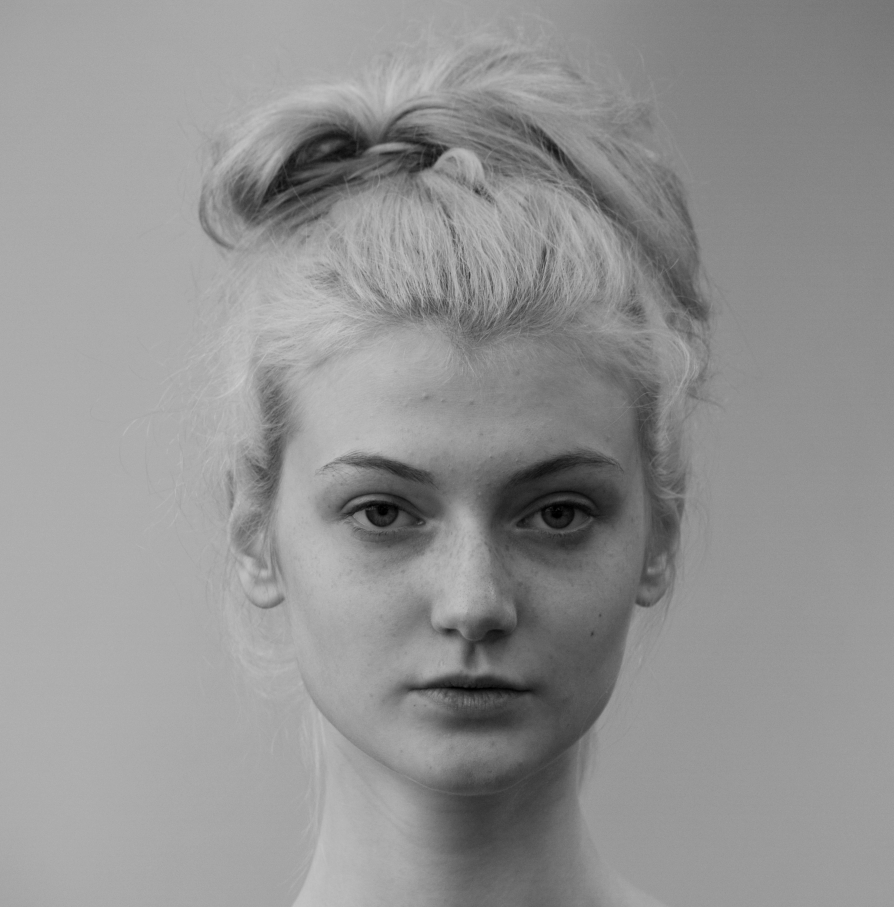
#> input picture images/portrait.jpg, 3574 x 3628 px, found by its file name (shown at 1/4 size)
$ jupyter execute L8_6GrayLevel_Dilation_Erosion.ipynb
#> lines starting #> are read from the running program, lines starting #| are printed output that depends on the picture
<a href="https://colab.research.google.com/github/ngotancuong/mse.dip/blob/main/L8_6GrayLevel_Dilation_Erosion.ipynb" target="_parent"></a>

[cell 1]
import urllib.request
import cv2
import numpy as np
import matplotlib.pyplot as plt

# load image from URL
url = 'https://raw.githubusercontent.com/ngotancuong/mse.dip/main/images/portrait.jpg'
resp = urllib.request.urlopen(url)
img = np.asarray(bytearray(resp.read()), dtype="uint8")
img = cv2.imdecode(img, cv2.IMREAD_COLOR)
#> img is the input picture: shape (3628, 3574, 3); min 0, max 210, mean 146.6
img = cv2.cvtColor(img, cv2.COLOR_BGR2RGB)
gray_img = cv2.cvtColor(img, cv2.COLOR_RGB2GRAY)

# choose any column of the image as 1-d sample
originalColumn = gray_img[100:1100, 1000]
#> originalColumn = 1000 values, max 189 at index 450, min 61 at index 704, mean 150.1

# loop over different structuring elements (i.e., line)
for len in range(1, 22, 3):
    se = cv2.getStructuringElement(cv2.MORPH_RECT, (len, 1))
    dilated_col = cv2.dilate(originalColumn, se)
    eroded_col = cv2.erode(originalColumn, se)

    plt.figure(figsize=(10, 5))
    plt.plot(originalColumn, 'bo')
    plt.plot(originalColumn, 'b--')
    plt.plot(dilated_col, 'r', linewidth=2)
    plt.plot(eroded_col, 'g', linewidth=2)
    plt.title('Structuring Element length = {}'.format(len))
    plt.savefig('1D_Dilation_Erosion_{}.png'.format(len))
    plt.show()
#> this loop made 7 passes
#> pass 1, `plt.savefig('1D_Dilation_Erosion_{}.png'.format(len))`:
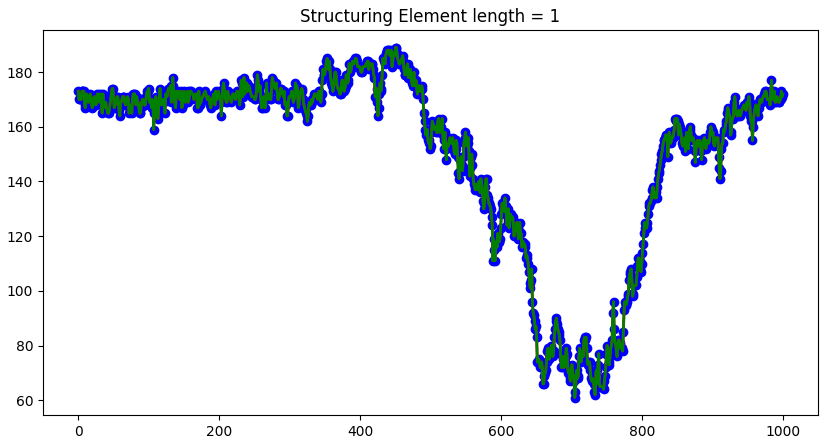
#> figure drawn by matplotlib, 1 panel; curve peaks at x = 450, y = 189; curve peaks at x = 450, y = 189; curve peaks at x = 450, y = 189


$ run again, with images/Contrast_.jpg copied over images/portrait.jpg
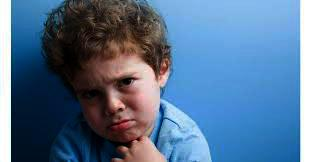
#> input picture images/Contrast_.jpg, 311 x 162 px, found by its file name
#> img is the input picture: shape (162, 311, 3); mean B, G, R 145.4, 113.9, 84.6
#> `gray_img = cv2.cvtColor(img, cv2.COLOR_RGB2GRAY)`:
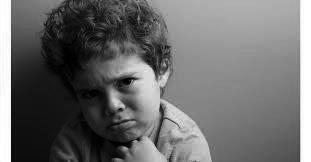
#> gray_img: shape (162, 311); min 0, max 255, mean 108.7
